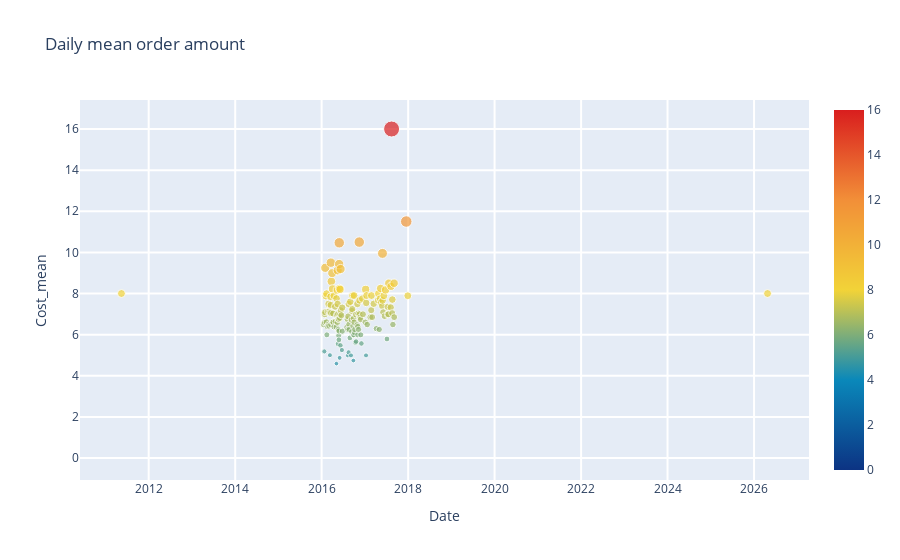

The notebook cell saved with this chart:
### Code cell
df_daily_cost = df_master.groupby('Date').agg({'Cost':['mean', 'std','sum'],
                                            'Burrito':'count',
                                            'Hunger':['mean', 'std','sum']})

df_daily_cost.columns = df_daily_cost.columns.droplevel(0)

df_daily_cost = df_daily_cost.reset_index().rename_axis(None, axis=1)
df_daily_cost.columns = ['date', 'Cost_mean', 'Cost_std', 'Cost_sum', 
                         'order_count', 'Hunger_mean', 'Hunger_std', 'Hunger_sum']

df_daily_cost.sort_values(by='date', ascending=True, inplace=True)

df_daily_cost[['Cost_mean', 'Hunger_mean']] = df_daily_cost[['Cost_mean', 'Hunger_mean']].fillna(value=0)

trace = go.Scatter(
    x = df_daily_cost['date'].values,
    y = df_daily_cost['Cost_mean'].values,
    mode='markers',
    marker=dict(
        size = df_daily_cost['Cost_mean'],
        color = df_daily_cost['Cost_mean'],
        colorscale='Portland',
        showscale=True
    )
)
layout= go.Layout(
    autosize= True,
    title= 'Daily mean order amount',
    hovermode= 'closest',
    xaxis=dict(
        title= 'Date',
        ticklen= 5,
        gridwidth= 2,
    ),
    yaxis=dict(
        title= 'Cost_mean',
        ticklen= 5,
        gridwidth= 2,
    ),
    showlegend= False
)

fig = go.Figure(data=trace, layout=layout)
fig

### Figure 1 — Plotly figure (JSON) as saved in the notebook; plotly's stock layout.template omitted (floating-point values rounded to 4 significant figures; data arrays with more than 128 entries replaced by an {"elided": "..."} marker saying what was removed)
{"data": [{"marker": {"color": {"elided": "152 float values"}, "colorscale": [[0, "rgb(12,51,131)"], [0.25, "rgb(10,136,186)"], [0.5, "rgb(242,211,56)"], [0.75, "rgb(242,143,56)"], [1, "rgb(217,30,30)"]], "showscale": true, "size": {"elided": "152 float values"}}, "mode": "markers", "type": "scatter", "x": {"elided": "152 str values"}, "y": {"elided": "152 float values"}}], "layout": {"autosize": true, "hovermode": "closest", "showlegend": false, "title": {"text": "Daily mean order amount"}, "xaxis": {"gridwidth": 2, "ticklen": 5, "title": {"text": "Date"}}, "yaxis": {"gridwidth": 2, "ticklen": 5, "title": {"text": "Cost_mean"}}}}
